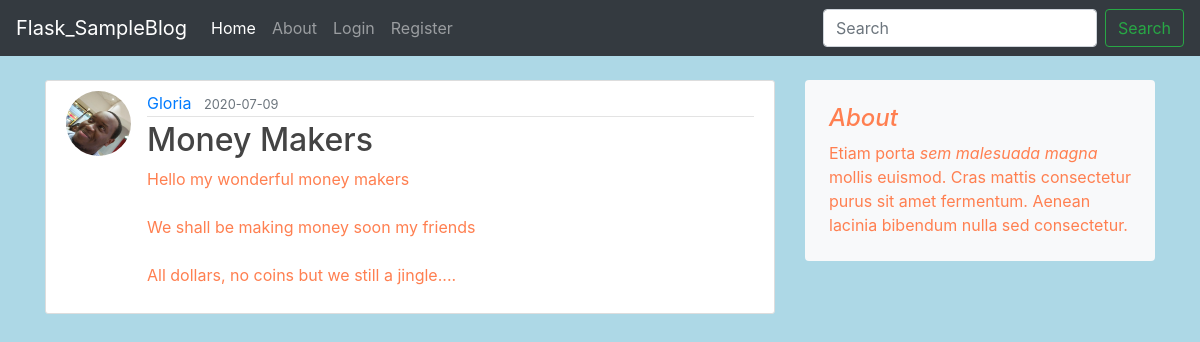
/post/1, run on the app's committed database.
### flaskblog/models.py (models this page shows, shortened)
class User(db.Model, UserMixin):
    id = db.Column(db.Integer, primary_key=True)  # Primary key integer for every user
    username = db.Column(db.String(20), unique=True, nullable=False)
    email = db.Column(db.String(120), unique=True, nullable=False)
    image_file = db.Column(db.String(20),  nullable=False, default='default_transparent.jpg')
    password = db.Column(db.String(60), nullable=False)
    posts = db.relationship('Post', backref='author', lazy=True)

class Post(db.Model):
    id = db.Column(db.Integer, primary_key=True)
    title = db.Column(db.String(100), nullable=False)
    date_posted = db.Column(db.DateTime, nullable=False, default=datetime.utcnow)
    content = db.Column(db.Text, nullable=False)
    user_id = db.Column(db.Integer, db.ForeignKey('user.id'), nullable=False)

### flaskblog/posts/routes.py (the view)
@posts.route('/post/<int:post_id>')
def display_single_post(post_id):
    xpost = Post.query.get_or_404(post_id)
    return render_template('post.html', title=xpost.title, sample=xpost)

### flaskblog/templates/post.html (shortened to what this page needs)
{%extends "layout.html"%}
{%block content%}
    <article class="media content-section">
        <img class="rounded-circle article-img"  src="{{ url_for('static', filename='profiles/' + sample.author.image_file) }}">
        <div class="media-body">
        <div class="article-metadata">
            <a class="mr-2" href="{{ url_for('users.user_posts', username=sample.author.username) }}">{{ sample.author.username }}</a>
            <small class="text-muted">{{ sample.date_posted.strftime('%Y-%m-%d') }}</small>
        </div>
        <h2 class="article-title">{{ sample.title }}</h2>
        <p class="article-content">{{ sample.content }}</p>
        </div>
    </article>
{%endblock content%}

### flaskblog/static/main.css (style rules this page uses)
body { background: lightblue ; color: coral; min-height: 75rem; }
.content-section { background: #ffffff; padding: 10px 20px; border: 1px solid #dddddd; border-radius: 3px; margin-bottom: 20px; }
.article-title { color: #444444; }
.article-content { white-space: pre-line; }
.article-img { height: 65px; width: 65px; margin-right: 16px; }
.article-metadata { padding-bottom: 1px; margin-bottom: 4px; border-bottom: 1px solid #e3e3e3 }

### data on the page
User: image_file (picture), author.username "Gloria"
Post: date_posted "2020-07-09", title "Money Makers", content "Hello my wonderful money makers We shall be making money soon my friends All dollars, no coins but we still a jingle...."
